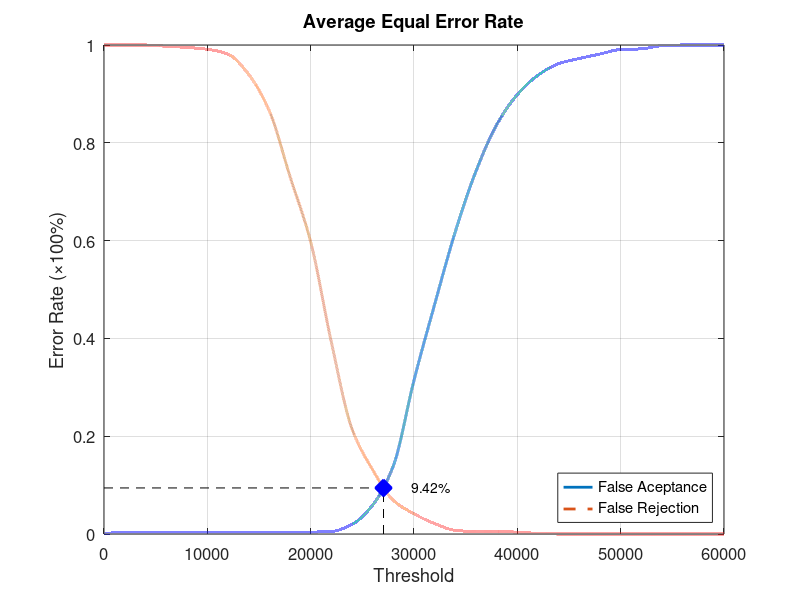
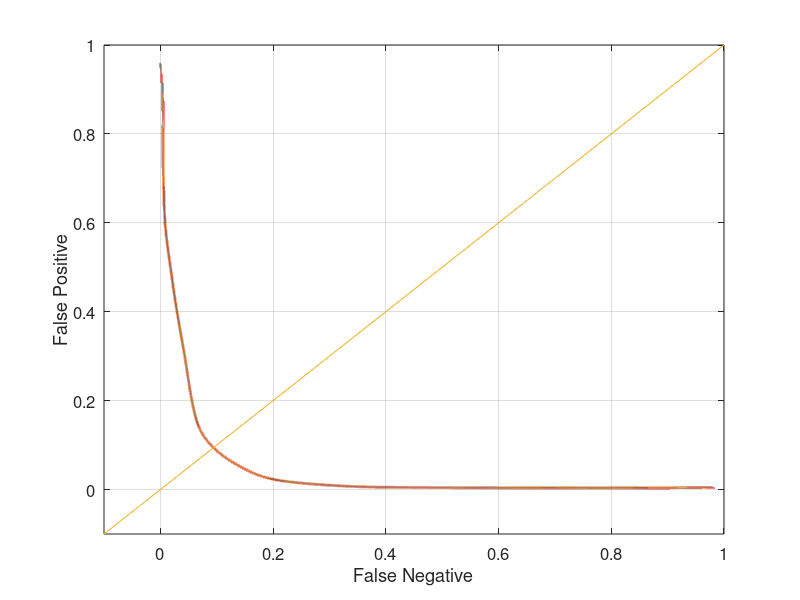

MATLAB code for these plots, in order:
function yEER = Experiment3Average
close all;
clear;
clc;
x = 0:2000:60000;
xq = 0:0.5:60000;

y0 = [0 0.00394737 0.00394737 0.00394737 0.00394737 0.00394737 0.00394737 0.00394737 0.00394737 0.00394737 0.00394737 0.00526316 0.0197368 0.0592105 0.139474 0.314474 0.469737 0.618421 0.742105 0.836842 0.898684 0.938158 0.961842 0.972368 0.981579 0.990789 0.992105 0.998684 1 1 1];
yy0 = interp1(x, y0, xq, 'pchip');
y1 = [1 1 1 0.9975 0.995 0.99125 0.98125 0.94 0.865 0.73125 0.5975 0.3925 0.215 0.13125 0.06875 0.04125 0.02125 0.0075 0.005 0.005 0.00375 0.00125 0 0 0 0 0 0 0 0 0];
yy1 = interp1(x, y1, xq, 'pchip');

% Calculating EER: 
y2 = abs(y0 - y1);
find(y2 == min(y2))
yy2 = abs(yy0 - yy1);
xEER = find(yy2 == min(yy2));
xEERIndex = xq(xEER) % X-axis EER
yEER = yy0(xEER) % Y-axis EER

main = figure
plot(xq, yy0,'-','LineWidth', 2);	hold on
plot(xq, yy1,'--','LineWidth', 2);	hold on
plot([xEERIndex xEERIndex], [0 yEER], 'k--');	hold on
plot([0 xEERIndex], [yEER yEER], 'k--');	hold on
plot(xEERIndex, yEER, 'bx', 'LineWidth', 10);	hold on
text(xEERIndex + 10 * xEERIndex / 100, yEER, [num2str(round((10000 * yEER)) / 100) '%'])
legend('False Aceptance', 'False Rejection', 'Location', 'SouthEast')
xlabel('Threshold')
ylabel('Error Rate (\times100%)')
title('Average Equal Error Rate')
set(gca, 'FontSize', 12)
axis([0 60000 0 1])
grid on

print(main, 'Experiment3AverageMain', '-dpng');
FNRxFPR = figure('Color', [1 1 1]);
plot(yy1, yy0, '-', yy1, yy0, 'LineWidth', 2);
hold on
y = -0.1:0.1:1
plot(y, y); 
set(gca, 'FontSize', 12)
xlabel('False Negative')
ylabel('False Positive')
axis([-0.1 1 -0.1 1])
set(gca, 'FontSize', 12)
grid on

print(FNRxFPR, 'Experiment3AverageFNRxFPR','-dpng');
end
